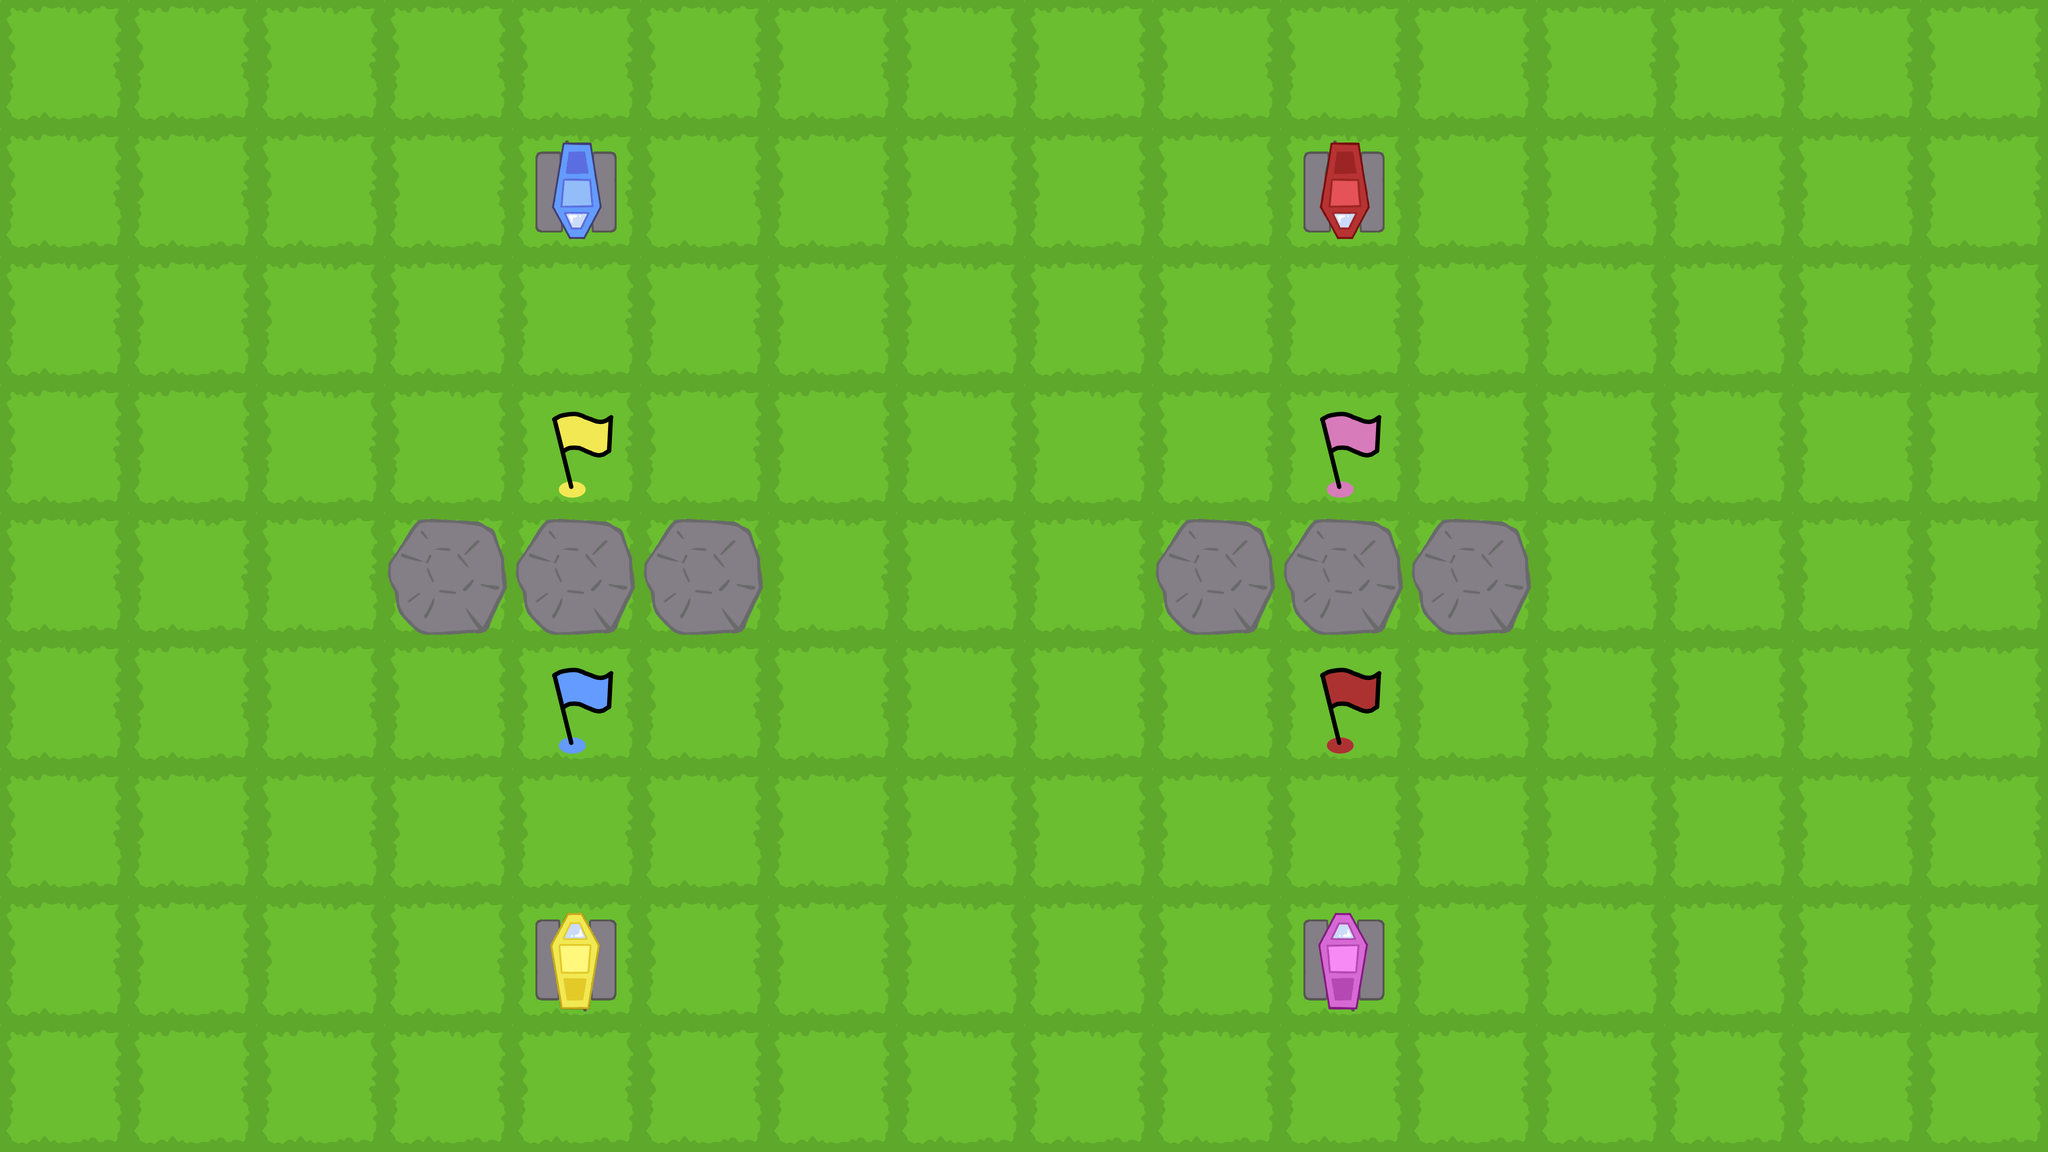

A level layout from a 2D game, rendered from its tile map. Below: a short description, then the map file with its tile-grid data intact:
An orthogonal 16x9 tile map with 256x256 px tiles, 3 tile layers (Base, Objects, Player), 3 tilesets.

<map version="1.10" tiledversion="1.10.1" orientation="orthogonal" renderorder="right-down" width="16" height="9" tilewidth="256" tileheight="256" infinite="0" nextlayerid="4" nextobjectid="1">
 <properties>
  <property name="left" type="int" value="4" />
  <property name="right" type="int" value="4" />
  <property name="story">[[pre_level]]
text = """
Before we go on to our actual tasks, all of you still need
a bit more practice. 
After all, you are not in your home research center.
My next assignment for you is a bit harder than the last two. 
Now look at your map!
Once again, you need to make your robots go to the flags
of the same color.
They are all behind these stones, so be careful not to drive into them. 
We do not want the robots to be harmed after all.
Please make use of what you practiced in the two tests
to get your robots safely to the other side.
Oh, and don't forget that sometimes teamwork is of great help
in getting to your goal. 
You are a team, after all.
"""
profil = "Captain"
[[after_level]]
text = "Very well done! It looks like you are getting used to it."
profil = "Captain"</property>
  <property name="wait" type="int" value="6" />
 </properties>
 <tileset firstgid="1" source="../img/BaseTiles/BaseTiles.tsx" />
 <tileset firstgid="13" source="../img/ObjectTiles/ObjectTiles.tsx" />
 <tileset firstgid="17" source="../img/Player/Player.tsx" />
 <layer id="1" name="Base" width="16" height="9">
  <data encoding="csv">
1,1,1,1,1,1,1,1,1,1,1,1,1,1,1,1,
1,1,1,1,1,1,1,1,1,1,1,1,1,1,1,1,
1,1,1,1,1,1,1,1,1,1,1,1,1,1,1,1,
1,1,1,1,1,1,1,1,1,1,1,1,1,1,1,1,
1,1,1,1,1,1,1,1,1,1,1,1,1,1,1,1,
1,1,1,1,1,1,1,1,1,1,1,1,1,1,1,1,
1,1,1,1,1,1,1,1,1,1,1,1,1,1,1,1,
1,1,1,1,1,1,1,1,1,1,1,1,1,1,1,1,
1,1,1,1,1,1,1,1,1,1,1,1,1,1,1,1
</data>
 </layer>
 <layer id="2" name="Objects" width="16" height="9">
  <data encoding="csv">
0,0,0,0,0,0,0,0,0,0,0,0,0,0,0,0,
0,0,0,0,0,0,0,0,0,0,0,0,0,0,0,0,
0,0,0,0,0,0,0,0,0,0,0,0,0,0,0,0,
0,0,0,0,0,0,0,0,0,0,0,0,0,0,0,0,
0,0,0,14,14,14,0,0,0,14,14,14,0,0,0,0,
0,0,0,0,0,0,0,0,0,0,0,0,0,0,0,0,
0,0,0,0,0,0,0,0,0,0,0,0,0,0,0,0,
0,0,0,0,0,0,0,0,0,0,0,0,0,0,0,0,
0,0,0,0,0,0,0,0,0,0,0,0,0,0,0,0
</data>
 </layer>
 <layer id="3" name="Player" width="16" height="9">
  <data encoding="csv">
0,0,0,0,0,0,0,0,0,0,0,0,0,0,0,0,
0,0,0,0,3221225491,0,0,0,0,0,3221225490,0,0,0,0,0,
0,0,0,0,0,0,0,0,0,0,0,0,0,0,0,0,
0,0,0,0,22,0,0,0,0,0,25,0,0,0,0,0,
0,0,0,0,0,0,0,0,0,0,0,0,0,0,0,0,
0,0,0,0,24,0,0,0,0,0,23,0,0,0,0,0,
0,0,0,0,0,0,0,0,0,0,0,0,0,0,0,0,
0,0,0,0,17,0,0,0,0,0,20,0,0,0,0,0,
0,0,0,0,0,0,0,0,0,0,0,0,0,0,0,0
</data>
 </layer>
</map>
